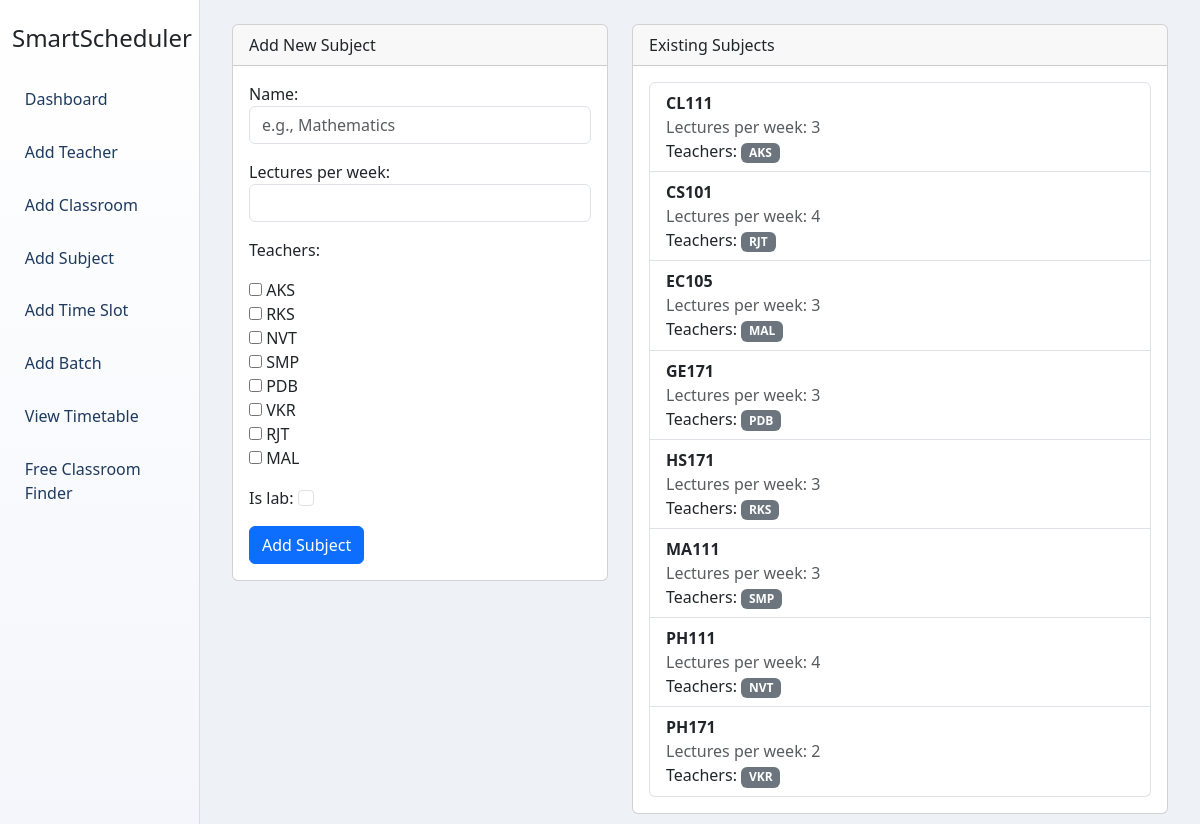
The app's page /subject/add/ with its own data.
### core/models.py (models this page shows, shortened)
class Teacher(models.Model):
    name = models.CharField(max_length=100, unique=True)
    def __str__(self):
        return self.name

class Subject(models.Model):
    name = models.CharField(max_length=100)
    lectures_per_week = models.PositiveIntegerField()
    teachers = models.ManyToManyField(Teacher)
    is_lab = models.BooleanField(default=False)
    class Meta:
        ordering = ["name"]

### core/views.py (the view)
# urls.py: path("subject/add/", views.add_subject, name="add_subject"),
def add_subject(request):
    if request.method == "POST":
        form = SubjectForm(request.POST)
        if form.is_valid():
            subject = form.save()
            messages.success(request, f"Subject {subject.name} added successfully!")
            return redirect("add_subject")
    else:
        form = SubjectForm()
    subjects = Subject.objects.prefetch_related("teachers").order_by("name")
    return render(request, "subject_form.html", {"form": form, "subjects": subjects})

### core/forms.py
class SubjectForm(forms.ModelForm):
    teachers = forms.ModelMultipleChoiceField(
        queryset=Teacher.objects.all(),
        widget=forms.CheckboxSelectMultiple,
        required=True,
    )
    class Meta:
        model = Subject
        fields = ["name", "lectures_per_week", "teachers", "is_lab"]
        widgets = {
            "name": forms.TextInput(
                attrs={"class": "form-control", "placeholder": "e.g., Mathematics"}
            ),
            "lectures_per_week": forms.NumberInput(attrs={"class": "form-control", "min": 1}),
            "is_lab": forms.CheckboxInput(attrs={"class": "form-check-input"}),
        }

### core/templates/subject_form.html (shortened to what this page needs)
{% extends 'base.html' %}
{% block content %}
<div class="row g-4">
    <div class="col-md-5">
        <div class="card">
            <div class="card-header">Add New Subject</div>
            <div class="card-body">
                <form method="post">
                    {{ form.as_p }}
                    <button type="submit" class="btn btn-primary">Add Subject</button>
                </form>
            </div>
        </div>
    </div>
    <div class="col-md-7">
        <div class="card">
            <div class="card-header">Existing Subjects</div>
            <div class="card-body">
                <ul class="list-group">
                    {% for subject in subjects %}
                        <li class="list-group-item">
                            <strong>{{ subject.name }}</strong>
                            <div class="text-muted">Lectures per week: {{ subject.lectures_per_week }}</div>
                            <div>Teachers:
                                {% for teacher in subject.teachers.all %}
                                    <span class="badge bg-secondary">{{ teacher.name }}</span>
                                {% endfor %}
                            </div>
                        </li>
                    {% empty %}
                        <li class="list-group-item">No subjects added yet.</li>
                    {% endfor %}
                </ul>
            </div>
        </div>
    </div>
</div>
{% endblock %}

### core/static/css/custom.css (style rules this page uses)
:root { --sidebar-bg: #f4f6fb; --sidebar-link: #1e3a5f; --sidebar-link-hover: #0d6efd; --tt-page: #2f4155; --tt-panel: #32485f; --tt-header: #2a8dbe; --tt-cell: rgba(255, 255, 255, 0.06); --tt-cell-alt: rgba(255, 255, 255, 0.03); --tt-border: rgba(255, 255, 255, 0.08); --tt-text: #eef5fb; --tt-muted: #a9bfd2; --tt-accent: #53b7f2; }
body { background: #eef2f7; }

### records on screen
Teacher: name "AKS"
Subject: name "CL111", lectures_per_week "3"
Subject: name "CS101", lectures_per_week "4"
Teacher: name "RJT"
Subject: name "EC105", lectures_per_week "3"
Teacher: name "MAL"
Subject: name "GE171", lectures_per_week "3"
Teacher: name "PDB"
Subject: name "HS171", lectures_per_week "3"
Teacher: name "RKS"
Subject: name "MA111", lectures_per_week "3"
Teacher: name "SMP"
Subject: name "PH111", lectures_per_week "4"
Teacher: name "NVT"
Subject: name "PH171", lectures_per_week "2"
Teacher: name "VKR"
